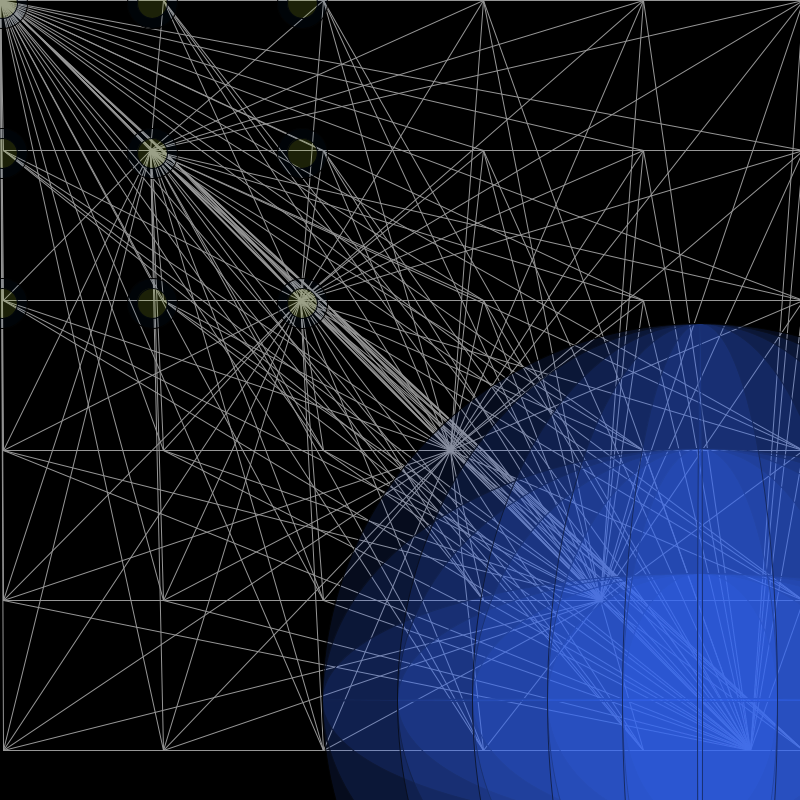
Frame 1 (no input)
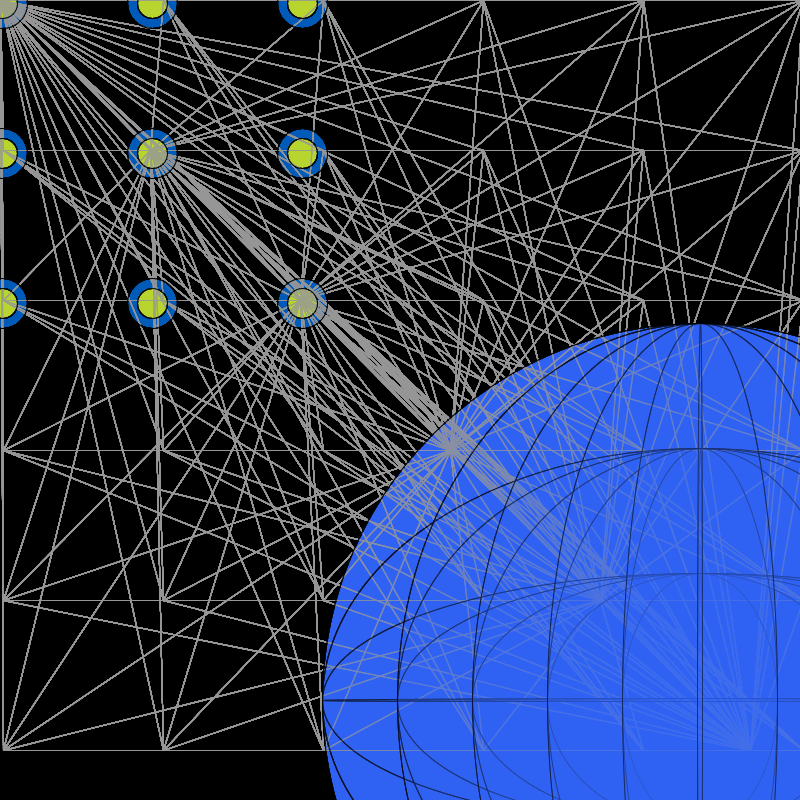
Frame 60 (the mouse pressed at the canvas centre just before this capture)
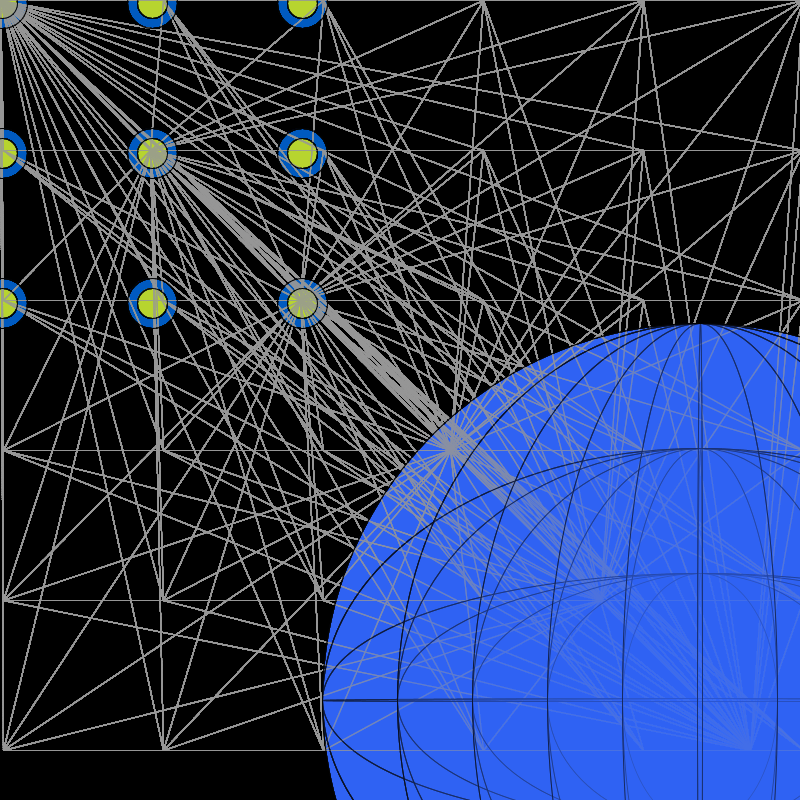
Frame 120 (the mouse held since frame 60 and released just before this capture)

The Processing sketch that drew these frames (run headless with seeded random() and noise(); from frame 60 on, the mouse is pressed at the canvas centre):

// Processing sketch: processing_80041
// ── processing_80041.pde

void setup(){
size (800,800);
background (0);


}

void draw (){

for (int i= 3; i<900; i+=160){
for (int a= 0; a<900; a+=150){
for (int e= 0; e<900; e+=150){
stroke (150);
 line(e,e,i,a);

}
}
}


for (int b= 3; b<800; b+=250){
for (int c= 5; c<800; c+=150){
fill (50,100,250, 30);
stroke(2);
  ellipse (700,700,c,b);
}
}


for (int t= 3; t<400; t+=150){
for (int f= 2; f<400; f+=150){
fill (250,255,0, 30);
rectMode (CENTER);
  ellipse (f,t,30,30);
  
  
}
}

for (int t= 3; t<400; t+=150){
for (int f= 2; f<400; f+=150){
fill (10,100,200, 10);
 rectMode (CENTER);
  ellipse (f,t,50,50);
}
}
}
